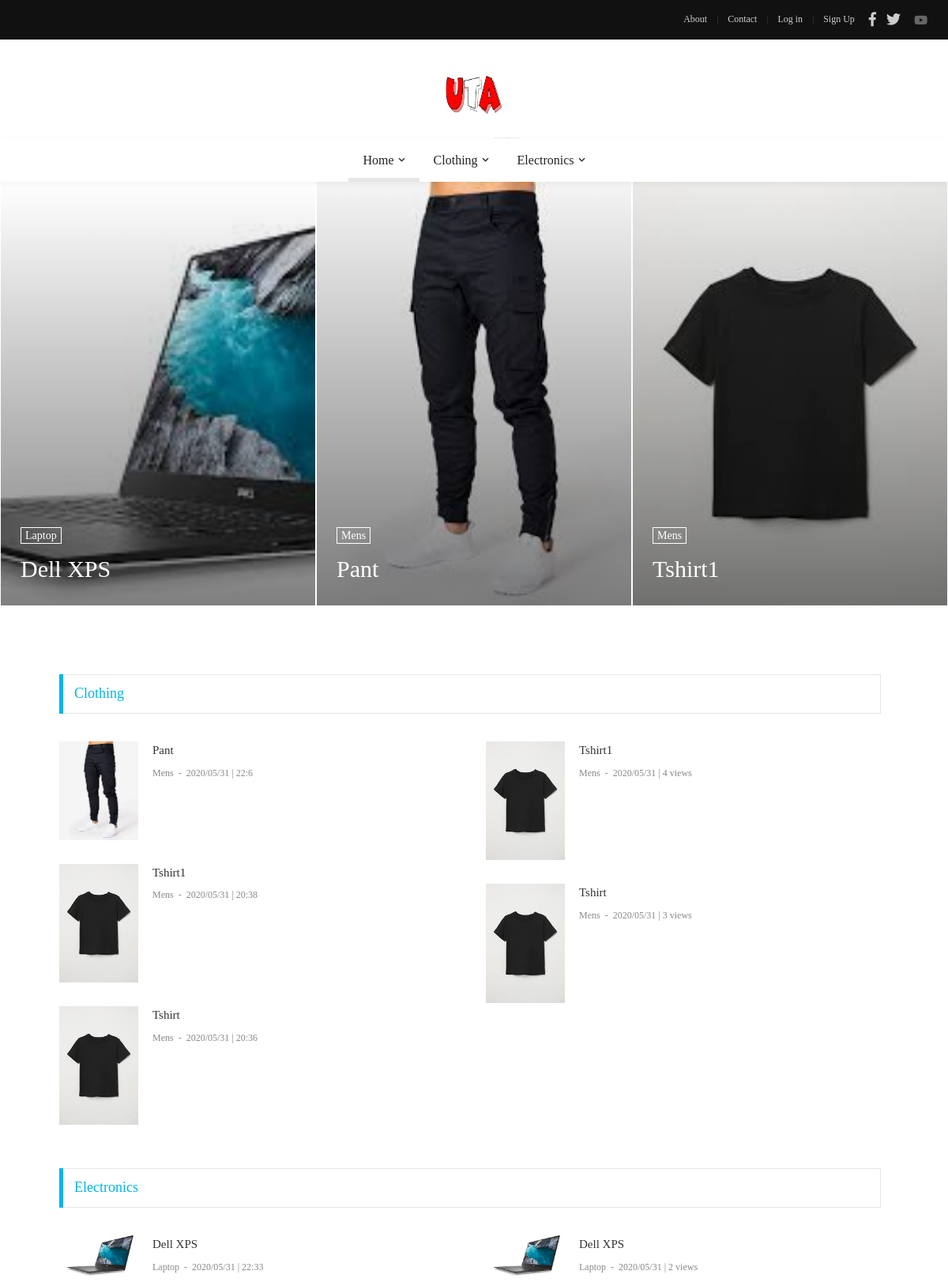
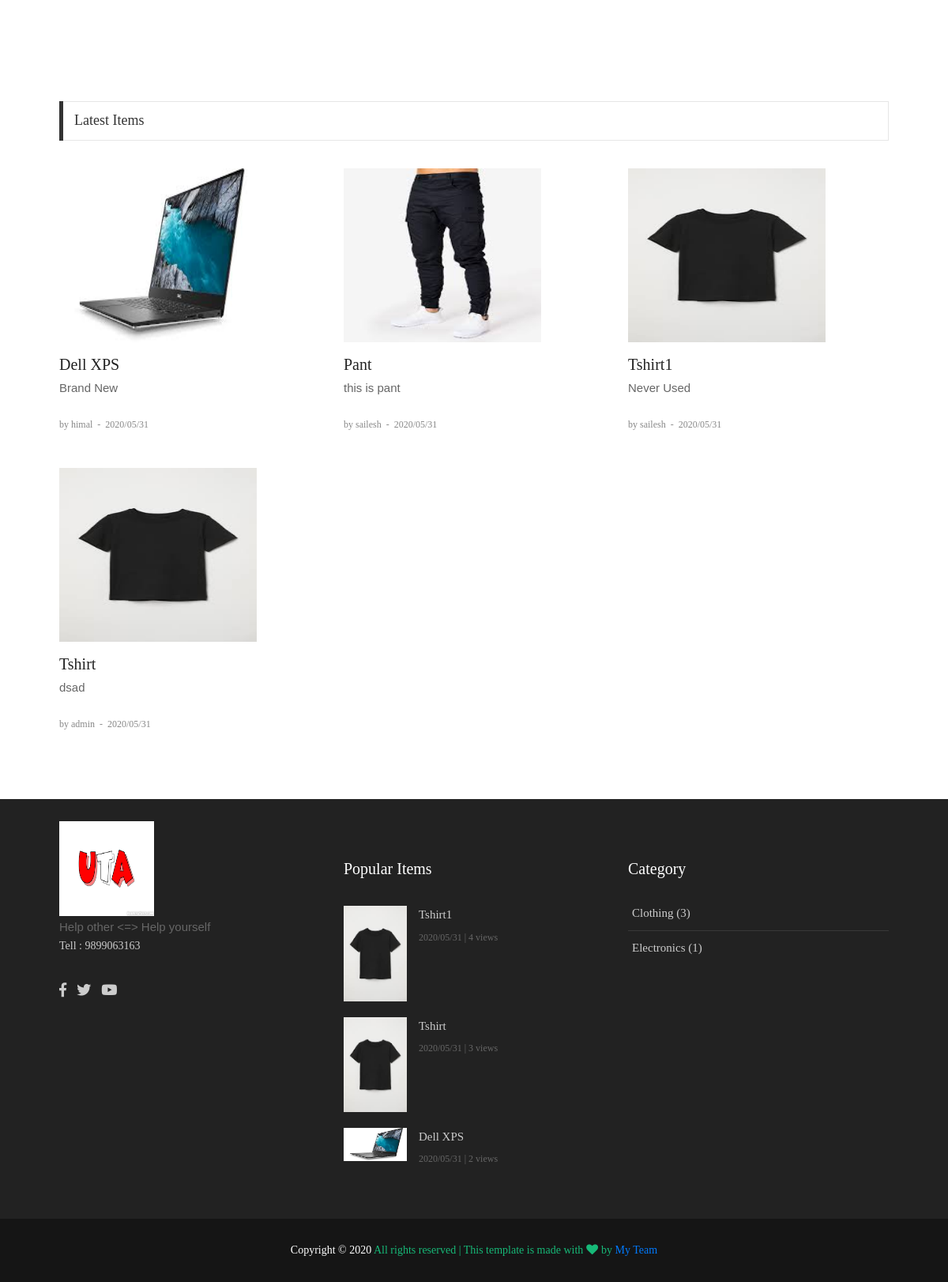
The page / on the database its author committed (2 pictures, top to bottom).
### main/models.py (models this page shows, shortened)
class Main(models.Model):
    name = models.CharField(max_length=30)
    about = models.TextField()
    abouttxt = models.TextField(default="-")
    fb = models.CharField(default="-", max_length=30)
    tw = models.CharField(default="-", max_length=30)
    yt = models.CharField(default="-", max_length=30)
    tell = models.CharField(default="-", max_length=30)
    link = models.CharField(default="-", max_length=30)
    set_name = models.CharField(default="-", max_length=30)
    picurl = models.TextField(default="")
    picname = models.TextField(default="")
    picurl2 = models.TextField(default="")
    picname2 = models.TextField(default="")

### cat/models.py (models this page shows, shortened)
class Cat(models.Model):
    name = models.CharField(max_length=50)
    count = models.IntegerField(default = 0) #this is required to keep count of category

### items/models.py (models this page shows, shortened)
class Items(models.Model):
    name = models.CharField(max_length=150)
    short_txt = models.TextField()
    body_txt = models.TextField() #after click takes to the full items
    date = models.CharField(max_length=12)
    time = models.CharField(max_length=12,default='00:00')
    picname = models.TextField() #saving a pic is not enough also need to be deleted when the items post is deleted
    picurl = models.TextField(default='-')
    owner = models.ForeignKey(User,on_delete=models.CASCADE)
    catname = models.CharField(max_length=50,default='-')
    catid = models.IntegerField(default=0)
    ocatid = models.IntegerField(default=0) #keep track of main category
    show = models.IntegerField(default=0)

### main/views.py (the view)
# urls.py: 2. Add a URL to urlpatterns:  path('', views.home, name='home')
def home(request):
    site = Main.objects.get(pk=1) #for this we don't have to use for loops
    items = Items.objects.all().order_by('-pk') #latest items at first
    cat = Cat.objects.all() #to show categories in footer
    subcat = SubCat.objects.all()
    lastitems = Items.objects.all().order_by('-pk')[:3] #latest 3 items at first
    popitems = Items.objects.all().order_by('-show')[:3]
    return render(request, 'front/home.html', {'site':site, 'items':items, 'cat':cat, 'subcat':subcat, 'lastitems':lastitems, 'popitems':popitems})

### main/templates/front/home.html (shortened to what this page needs)
{% extends 'front/master.html' %}
{% load static %}
{% block mainblock %}
<section class="bg0">
    <div class="row m-rl-0 justify-content-center">
        {% for lastitems in lastitems %}
        <div class="col-md-4 p-rl-1 p-b-2">
            <div class="bg-img1 size-a-11 how1 pos-relative"
                style="background-image: url({{lastitems.picurl}});">
                <a href="{% url 'items_detail' word=lastitems.name %}" class="dis-block how1-child1 trans-03"></a>
                <div class="flex-col-e-s s-full p-rl-25 p-tb-18">
                    <a href="{% url 'items_detail' word=lastitems.name %}" class="dis-block how1-child2 f1-s-2 cl0 bo-all-1 bocl0 hov-btn1 trans-03 p-rl-5 p-t-2">
                        {{lastitems.catname}}
                    </a>
                    <h3 class="how1-child2 m-t-14 m-b-10">
                        <a href="{% url 'items_detail' word=lastitems.name %}" class="f1-l-1 cl0 hov-cl10 trans-03 respon1">
                            {{lastitems.name}}
                        </a>
                    </h3>
                </div>
            </div>
        </div>
        {% endfor %}
    </div>
</section>
<section class="post bg0 p-t-85">
    <div class="container">
        <div class="row justify-content-center">
            <div class="col-md-12 col-lg-12">
                <div class="p-r-10 p-rl-0-sr991 p-b-20">
                    {% for itemscat in cat %}
                    {% if itemscat.count != 0 %}
                    <div class="p-b-25 m-r--10 m-r-0-sr991">
                        <div class="how2 how2-cl5 flex-s-c m-r-10 m-r-0-sr991">
                            <h3 class="f1-m-2 cl17 tab01-title">
                                {{ itemscat.name }}
                            </h3>
                        </div>
                        <div class="row p-t-35">
                            <div class="col-sm-6 p-r-25 p-r-15-sr991">
                                {% for ab in items %}
                                {% if itemscat.pk == ab.ocatid %}
                                <div class="flex-wr-sb-s m-b-30">
                                    <a href="{% url 'items_detail' word=ab.name %}" class="size-w-1 wrap-pic-w hov1 trans-03">
                                        <img src="{{ab.picurl}}" alt="IMG">
                                    </a>
                                    <div class="size-w-2">
                                        <h5 class="p-b-5">
                                            <a href="{% url 'items_detail' word=ab.name %}" class="f1-s-5 cl3 hov-cl10 trans-03">
                                                {{ab.name}}
                                            </a>
                                        </h5>
                                        <span class="cl8">
                                            <a href="#" class="f1-s-6 cl8 hov-cl10 trans-03">
                                                {{ab.catname}}
                                            </a>
                                            <span class="f1-s-3 m-rl-3">
                                                -
                                            </span>
                                            <span class="f1-s-3">
                                                {{ab.date}} | {{ab.time}}
                                            </span>
                                        </span>
                                    </div>
                                </div>
                                {% endif %}
                                {% endfor %}
                            </div>
                            <div class="col-sm-6 p-r-25 p-r-15-sr991">
                                {% for pop in popitems%}
                                {% if pop.show != 0 %}
                                {% if itemscat.pk == pop.ocatid %}
                                <div class="flex-wr-sb-s m-b-30">
                                    <a href="{% url 'items_detail' word=pop.name %}" class="size-w-1 wrap-pic-w hov1 trans-03">
                                        <img src="{{pop.picurl}}" alt="IMG">
                                    </a>
                                    <div class="size-w-2">
                                        <h5 class="p-b-5">
                                            <a href="{% url 'items_detail' word=pop.name %}" class="f1-s-5 cl3 hov-cl10 trans-03">
                                                {{pop.name}}
                                            </a>
                                        </h5>
                                        <span class="cl8">
                                            <a href="{% url 'items_detail' word=pop.name %}" class="f1-s-6 cl8 hov-cl10 trans-03">
                                                {{pop.catname}}
                                            </a>
                                            <span class="f1-s-3 m-rl-3">
                                                -
                                            </span>
                                            <span class="f1-s-3">
                                                {{pop.date}} | {{pop.show}} views
                                            </span>
                                        </span>
                                    </div>
                                </div>
                                {% endif %}
                                {% endif %}
                                {% endfor %}
                            </div>
                        </div>
                    </div>
                    {% endif %}
                    {% endfor %}
                </div>
            </div>
        </div>
    </div>
</section>
<section class="bg0 p-t-60 p-b-40">
    <div class="container">
        <div class="how2 how2-cl4 flex-s-c">
            <h3 class="f1-m-2 cl3 tab01-title">
                Latest Items
            </h3>
        </div>
        <div class="row p-t-35">
            {% for i in items %}
            <div class="col-sm-6 col-md-4">
                <div class="m-b-45">
                    <a href="{% url 'items_detail' word=i.name %}" class="wrap-pic-w hov1 trans-03">
                        <img style="display: inline-block; width:250px; height:220px;" src="{{i.picurl}}" alt="IMG">
                    </a>
                    <div class="p-t-16">
                        <h5 class="p-b-5">
                            <a href="{% url 'items_detail' word=i.name %}" class="f1-m-3 cl2 hov-cl10 trans-03">
                                {{ i.name|safe  }}
                            </a>
                        </h5>
                        <p>{{ i.short_txt|safe }}</p>
                        <br>
                        <span class="cl8">
                            <a href="#" class="f1-s-4 cl8 hov-cl10 trans-03">
                                by {{ i.owner }}
                            </a>
                            <span class="f1-s-3 m-rl-3">
                                -
                            </span>
                            <span class="f1-s-3">
                                {{ i.date }}
                            </span>
                        </span>
                    </div>
                </div>
            </div>
            {% endfor %}
        </div>
    </div>
</section>
{% endblock %}

### main/templates/front/master.html (shortened to what this page needs)
{% load static %}
<!DOCTYPE html>
<html lang="en">
<head>
	<link rel="stylesheet" type="text/css" href="{% static 'front/vendor/bootstrap/css/bootstrap.min.css' %}">
	<link rel="stylesheet" type="text/css"
		href="{% static 'front/fonts/fontawesome-5.0.8/css/fontawesome-all.min.css' %}">
	<link rel="stylesheet" type="text/css"
		href="{% static 'front/fonts/iconic/css/material-design-iconic-font.min.css' %}">
	<link rel="stylesheet" type="text/css" href="{% static 'front/vendor/animate/animate.css' %}">
	<link rel="stylesheet" type="text/css" href="{% static 'front/vendor/css-hamburgers/hamburgers.min.css' %}">
	<link rel="stylesheet" type="text/css" href="{% static 'front/vendor/animsition/css/animsition.min.css' %}">
	<link rel="stylesheet" type="text/css" href="{% static 'front/css/util.min.css' %}">
	<link rel="stylesheet" type="text/css" href="{% static 'front/css/main.css' %}">
</head>
<body class="animsition">
	<header>
		<div class="container-menu-desktop">
			<div class="topbar">
				<div class="content-topbar h-100 p-rl-30">
					<div class="align-self-stretch size-w-0 pos-relative m-r-30">
					</div>
					<div class="flex-wr-e-c">
						<div class="left-topbar">
							<a href="/about" class="left-topbar-item">
								About
							</a>
							<a href="/contact" class="left-topbar-item">
								Contact
							</a>
							{% if user.is_authenticated %}
							<a href="/post/items" class="left-topbar-item">
								PostItems
							</a>
							<a href="{% url 'my-list'%}" class="left-topbar-item">
								Profile
							</a>
							<a href="/login" class="left-topbar-item">
								Log out
							</a>
							{% else%}
							<a href="/login" class="left-topbar-item">
								Log in
							</a>
							<a href="/login" class="left-topbar-item">
								Sign Up
							</a>
							{% endif%}
						</div>
						<div class="right-topbar p-l-18">
							<a href="#">
								<span class="fab fa-facebook-f"></span>
							</a>
							<a href="#">
								<span class="fab fa-twitter"></span>
							</a>
								<span class="fab fa-youtube"></span>
						</div>
					</div>
				</div>
			</div>
			<div class="wrap-logo no-banner container">
				<div class="logo">
					<a href="/"><img style="display: inline-block; width:120px; height:120px;" src="{{ site.picurl2 }}"
							alt="LOGO"></a>
				</div>
			</div>
			<div class="wrap-main-nav">
				<div class="main-nav">
					<nav class="menu-desktop">
						<ul class="main-menu justify-content-center">
							<li class="main-menu-active">
								<a href="/">Home</a>
							</li>
							{% for gg in cat %}
							{% if gg.count != 0 %}
							<li class="mega-menu-item">
								<a href="#">{{gg.name}}</a>
							</li>
							{% endif %}
							{% endfor %}
						</ul>
					</nav>
				</div>
			</div>
		</div>
	</header>
	{% block mainblock %}
	{% endblock %}
	<footer>
		<div class="bg2 p-t-40 p-b-25">
			<div class="container">
				<div class="row">
					<div class="col-lg-4 p-b-20">
						<div class="size-h-3 flex-s-c">
							<a href="#">
								<img style="display: inline-block; width:120px; height:120px;" class="max-s-full"
									src="{{ site.picurl }}" alt="LOGO">
							</a>
						</div>
						<div>
							<p class="f1-s-1 cl11 p-b-16">
								{{ site.about|safe }}
							</p>
							<p class="f1-s-1 cl11 p-b-16">
								Tell : {{ site.tell }}
							</p>
							<div class="p-t-15">
								<a href="#" class="fs-18 cl11 hov-cl10 trans-03 m-r-8">
									<span class="fab fa-facebook-f"></span>
								</a>
								<a href="#" class="fs-18 cl11 hov-cl10 trans-03 m-r-8">
									<span class="fab fa-twitter"></span>
								</a>
								<a href="#" class="fs-18 cl11 hov-cl10 trans-03 m-r-8">
									<span class="fab fa-youtube"></span>
								</a>
							</div>
						</div>
					</div>
					<div class="col-sm-6 col-lg-4 p-b-20">
						<div class="size-h-3 flex-s-c">
							<h5 class="f1-m-7 cl0">
								Popular Items
							</h5>
						</div>
						<ul>
							{% for p in popitems %}
							<li class="flex-wr-sb-s p-b-20">
								<a href="{% url 'items_detail' word=p.name %}"
									class="size-w-4 wrap-pic-w hov1 trans-03">
									<img src="{{p.picurl}}" alt="IMG">
								</a>
								<div class="size-w-5">
									<h6 class="p-b-5">
										<a href="{% url 'items_detail' word=p.name %}"
											class="f1-s-5 cl11 hov-cl10 trans-03">
											{{p.name}}
										</a>
									</h6>
									<span class="f1-s-3 cl6">
										{{p.date}} | {{p.show}} views
									</span>
								</div>
							</li>
							{% endfor %}
						</ul>
					</div>
					<div class="col-sm-6 col-lg-4 p-b-20">
						<div class="size-h-3 flex-s-c">
							<h5 class="f1-m-7 cl0">
								Category
							</h5>
						</div>
						<ul class="m-t--12">
							{% for c in cat %}
							{% if c.count != 0 %}
							<li class="how-bor1 p-rl-5 p-tb-10">
								<a href="#" class="f1-s-5 cl11 hov-cl10 trans-03 p-tb-8">
									{{c.name}} ({{c.count}})
								</a>
							</li>
							{% endif %}
							{% endfor %}
						</ul>
					</div>
				</div>
			</div>
		</div>
		<div class="bg11">
			<div class="container size-h-4 flex-c-c p-tb-15">
				<span class="f1-s-1 cl0 txt-center">
					Copyright © 2020
					<a href="/" class="f1-s-1 cl10 hov-link1">
						</script> All rights reserved | This template is made with <i class="fa fa-heart"
							aria-hidden="true"></i> by <a href="{{site.link}}" target="_blank">My Team</a>
				</span>
			</div>
		</div>
	</footer>
</body>
</html>

### rows shown on the page
Main: picurl2 (picture), picurl (picture), about "Help other <=> Help yourself", tell "9899063163"
Cat: name "Clothing", count "3"
Cat: name "Electronics", count "1"
Items: picurl (picture), catname "Laptop", name "Dell XPS", date "2020/05/31", time "22:33", show "2", short_txt "Brand New", owner "himal"
Items: picurl (picture), catname "Mens", name "Pant", date "2020/05/31", time "22:6", short_txt "this is pant", owner "sailesh"
Items: picurl (picture), catname "Mens", name "Tshirt1", date "2020/05/31", time "20:38", show "4", short_txt "Never Used", owner "sailesh"
Items: picurl (picture), name "Tshirt", catname "Mens", date "2020/05/31", time "20:36", show "3", short_txt "dsad", owner "admin"
